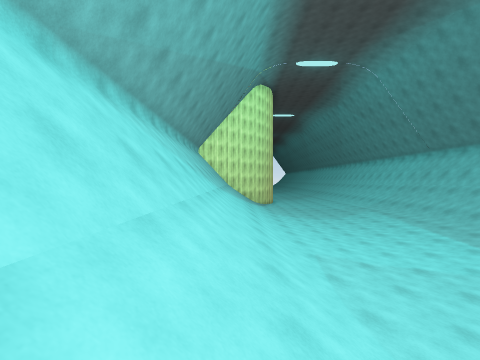
View 1 (above)

16 first-person views from a walk through a 3-D level made in the Unity game engine. The camera is 1.4 m above the floor, looks level and sees 90° across. The floor is counted in squares, 2 m on a side. Each view is taken from the middle of a square. On the plan, view 1 faces up. The plan holds only what a view shows up to about 9 squares ahead; the rest is blank. The place goes on beyond the plan. The player is left out. Surface patterns are stand-ins for the level's own textures.

View 2
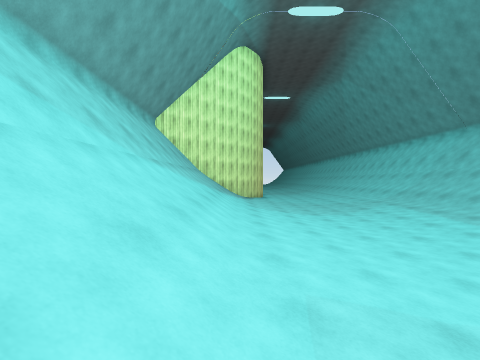

View 3
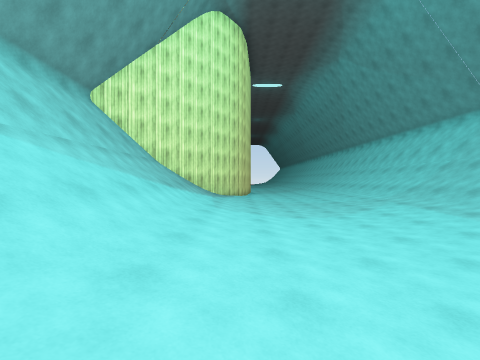

View 4
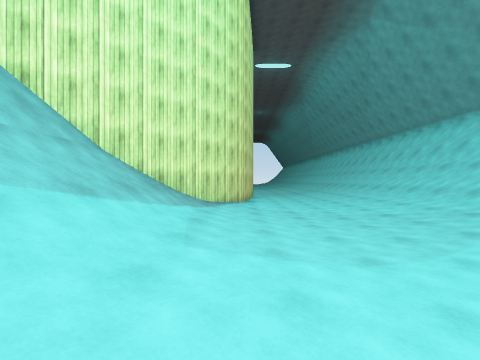

View 5
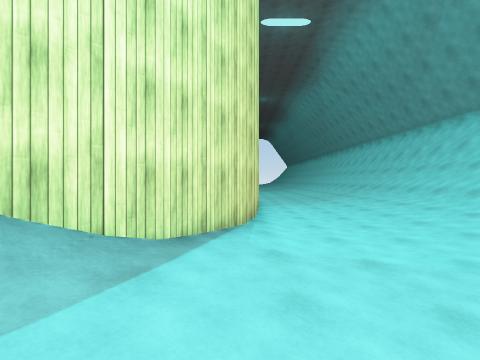

View 6
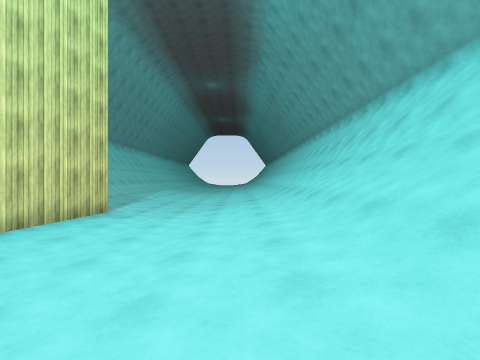

View 7
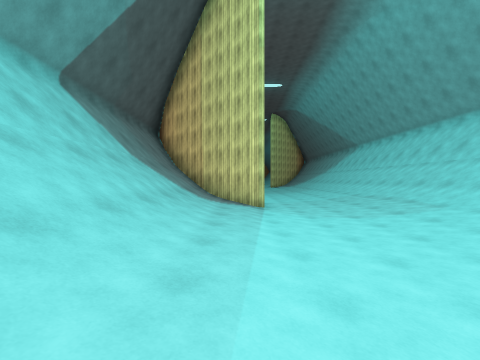

View 8
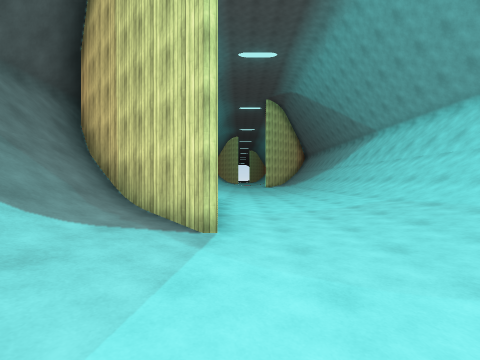

View 9
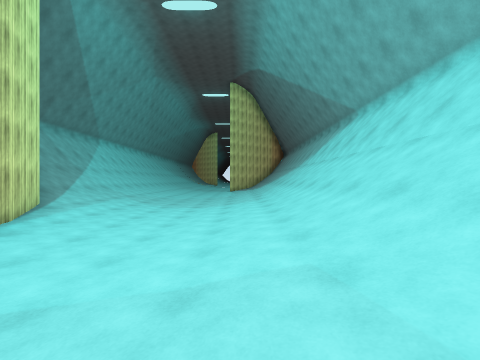

View 10
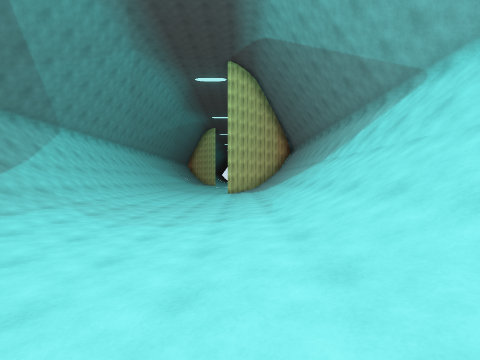

View 11
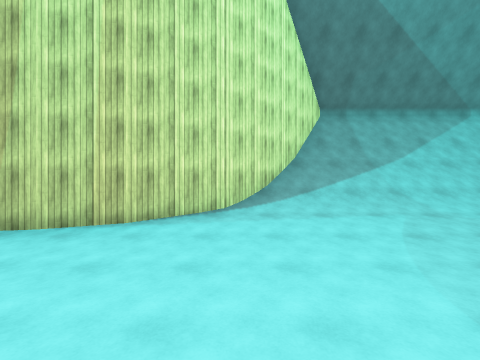

View 12
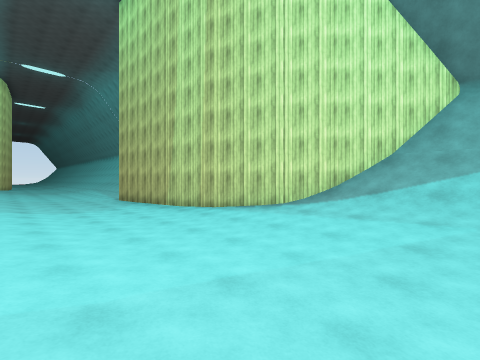

View 13
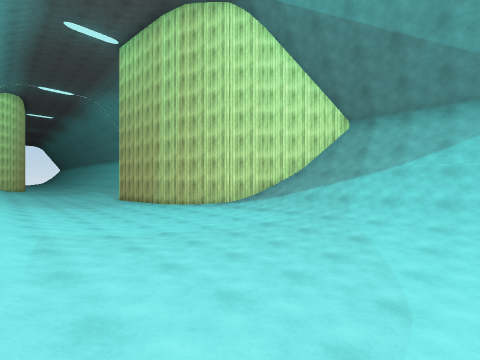

View 14
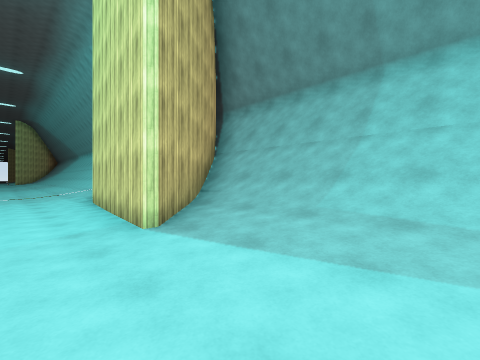

View 15
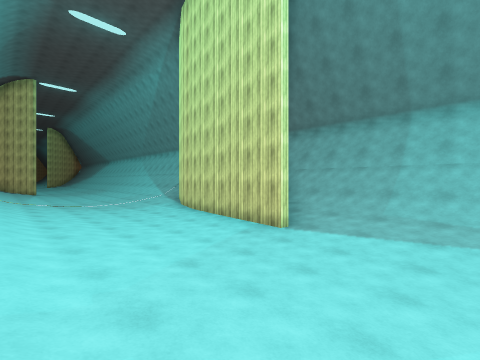

View 16
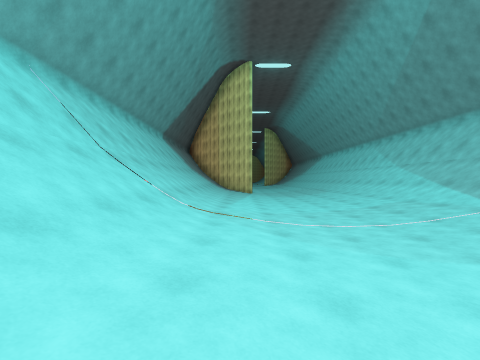

### Floor plan
Key: @ floor where view 1 was taken; # wall or solid block; . main floor; : floor 0.25 m higher than the main floor; / step, stairs or slope.
Columns run from 1 left of view 1 to 9 right of it. Each row starts with its distance up from view 1.
 24 #//:...://#
 23 #//:...://#
 22 #//:...://#
 21 #//#...://#
 20 #/##...://#
 19 ####...://#
 18  ###...://#
 17    #...://#
 16   ##...://#
 15   #:...://#
 14  ##:...://#
 13 ##/:...://#
 12 #//:...://#
 11 #//:...://#
 10 #//:...://#
  9 #//:...://#
  8 #//:...://#
  7 #//:...://#
  6 #//:...://#
  5 #//:...://#
  4 #//:...://#
  3 #//:...#//#
  2 #//:...##/#
  1 #//:...####
  0 #@/:...###
 -1 #//:...#
 -2 #//:...##
 -3 #//:...:#
 -4 #//:...:##
 -5 #//:...:/##
 -6 #//:...://#
 -7 #//:...://#
 -8 #//:...://#
 -9 #//:...://#
-10 #//:...://#

Where each view was taken, in squares from view 1:
view 1: 0 up, 0 right, facing up
view 2: 3 up, 1 right, facing up
view 3: 5 up, 2 right, facing up
view 4: 8 up, 2 right, facing up
view 5: 12 up, 2 right, facing up
view 6: 15 up, 6 right, facing up
view 7: 10 up, 6 right, facing down
view 8: 6 up, 5 right, facing down
view 9: 2 up, 2 right, facing down
view 10: 1 down, 2 right, facing down
view 11: 4 down, 2 right, facing right
view 12: 7 down, 2 right, facing up-right
view 13: 10 down, 1 right, facing up-right
view 14: 24 up, 4 right, facing down-left
view 15: 24 up, 7 right, facing down-left
view 16: 17 up, 6 right, facing down
